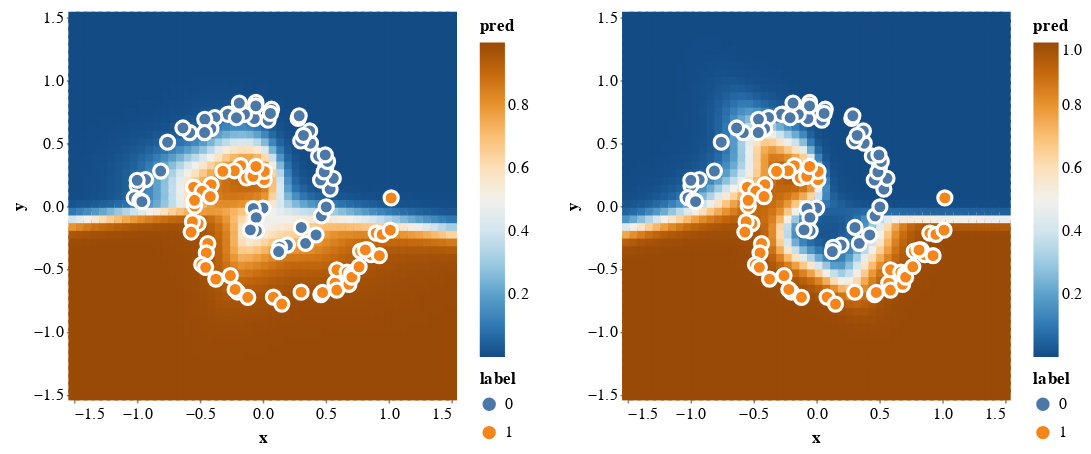

The cell this chart's notebook holds for it:
### Code cell
xs, batched_preds = parallel_all_preds(model_states)
xs = xs[0]
charts = []
for preds in batched_preds:
    data = {'x': xs[:, 0], 'y': xs[:, 1], 'pred': jnp.exp(preds)[:, 1]}
    df = pd.DataFrame(data)
    bootstrap_pred_chart = alt.Chart(df, width=240, height=240).mark_square(size=50, opacity=1).encode(
        x=spirals_x_axis,
        y=spirals_y_axis,
        color=alt.Color('pred', scale=alt.Scale(scheme='blueorange')),
    )
    chart = bootstrap_pred_chart + spiral_chart
    charts.append(chart)
chart = alt.hconcat(*charts[:2])
chart.save('cootstrap_mlp_pred.html')

#more varied
chart

### Figure 1 — Vega-Lite specification as saved in the notebook (floating-point values rounded to 4 significant figures; data arrays with more than 128 entries replaced by an {"elided": "..."} marker saying what was removed)
{"config": {"view": {"continuousWidth": 400, "continuousHeight": 300}}, "hconcat": [{"layer": [{"data": {"name": "data-86bb436b180f6c6f7c8e9be584fe0f4e"}, "mark": {"type": "square", "opacity": 1, "size": 50}, "encoding": {"color": {"type": "quantitative", "field": "pred", "scale": {"scheme": "blueorange"}}, "x": {"type": "quantitative", "field": "x", "scale": {"domain": [-1.5, 1.5], "nice": false}}, "y": {"type": "quantitative", "field": "y", "scale": {"domain": [-1.5, 1.5], "nice": false}}}, "height": 240, "width": 240}, {"data": {"name": "data-5fdea6c1eead105d9c5e9da2514b0009"}, "mark": {"type": "circle", "opacity": 1, "size": 80, "stroke": "white"}, "encoding": {"color": {"type": "nominal", "field": "label"}, "x": {"type": "quantitative", "field": "x", "scale": {"domain": [-1.5, 1.5], "nice": false}}, "y": {"type": "quantitative", "field": "y", "scale": {"domain": [-1.5, 1.5], "nice": false}}}, "height": 300, "width": 350}]}, {"layer": [{"data": {"name": "data-824489ce4c2fe6e5af978e897fbbb08f"}, "mark": {"type": "square", "opacity": 1, "size": 50}, "encoding": {"color": {"type": "quantitative", "field": "pred", "scale": {"scheme": "blueorange"}}, "x": {"type": "quantitative", "field": "x", "scale": {"domain": [-1.5, 1.5], "nice": false}}, "y": {"type": "quantitative", "field": "y", "scale": {"domain": [-1.5, 1.5], "nice": false}}}, "height": 240, "width": 240}, {"data": {"name": "data-5fdea6c1eead105d9c5e9da2514b0009"}, "mark": {"type": "circle", "opacity": 1, "size": 80, "stroke": "white"}, "encoding": {"color": {"type": "nominal", "field": "label"}, "x": {"type": "quantitative", "field": "x", "scale": {"domain": [-1.5, 1.5], "nice": false}}, "y": {"type": "quantitative", "field": "y", "scale": {"domain": [-1.5, 1.5], "nice": false}}}, "height": 300, "width": 350}]}], "$schema": "https://vega.github.io/schema/vega-lite/v4.8.1.json", "datasets": {"data-86bb436b180f6c6f7c8e9be584fe0f4e": {"elided": "2500 records"}, "data-5fdea6c1eead105d9c5e9da2514b0009": [{"x": 0.002378, "y": -0.01577, "label": 0}, {"x": -0.07485, "y": -0.01981, "label": 0}, {"x": -0.05156, "y": -0.0922, "label": 0}, {"x": -0.04986, "y": -0.1976, "label": 0}, {"x": -0.09814, "y": -0.189, "label": 0}, {"x": 0.0122, "y": 0.21, "label": 1}, {"x": 0.01347, "y": 0.275, "label": 1}, {"x": -0.1288, "y": 0.223, "label": 1}, {"x": -0.07715, "y": 0.2363, "label": 1}, {"x": 0.1964, "y": -0.31, "label": 0}, {"x": -0.05356, "y": 0.3146, "label": 1}, {"x": 0.1345, "y": -0.3272, "label": 0}, {"x": -0.1756, "y": 0.3209, "label": 1}, {"x": -0.2253, "y": 0.2804, "label": 1}, {"x": 0.1267, "y": -0.3615, "label": 0}, {"x": -0.3168, "y": 0.2765, "label": 1}, {"x": 0.3067, "y": -0.1701, "label": 0}, {"x": -0.4095, "y": 0.1697, "label": 1}, {"x": 0.3408, "y": -0.2962, "label": 0}, {"x": 0.4665, "y": -0.0786, "label": 0}, {"x": 0.4241, "y": -0.2295, "label": 0}, {"x": -0.5484, "y": 0.1507, "label": 1}, {"x": -0.4816, "y": 0.1175, "label": 1}, {"x": -0.4162, "y": 0.07546, "label": 1}, {"x": 0.5048, "y": -0.006206, "label": 0}, {"x": -0.5412, "y": 0.0002709, "label": 1}, {"x": -0.5418, "y": 0.04577, "label": 1}, {"x": 0.5362, "y": 0.1339, "label": 0}, {"x": 0.5611, "y": 0.2208, "label": 0}, {"x": -0.5123, "y": -0.1393, "label": 1}, {"x": -0.5585, "y": -0.1238, "label": 1}, {"x": -0.5685, "y": -0.2064, "label": 1}, {"x": 0.4598, "y": 0.2069, "label": 0}, {"x": 0.5018, "y": 0.3109, "label": 0}, {"x": -0.436, "y": -0.2974, "label": 1}, {"x": 0.4888, "y": 0.2715, "label": 0}, {"x": 0.5157, "y": 0.3547, "label": 0}, {"x": 0.4447, "y": 0.3967, "label": 0}, {"x": -0.4479, "y": -0.3723, "label": 1}, {"x": -0.4843, "y": -0.4647, "label": 1}, {"x": 0.4972, "y": 0.4066, "label": 0}, {"x": 0.38, "y": 0.4996, "label": 0}, {"x": -0.4533, "y": -0.4871, "label": 1}, {"x": -0.3725, "y": -0.5805, "label": 1}, {"x": 0.3734, "y": 0.5966, "label": 0}, {"x": 0.3023, "y": 0.5173, "label": 0}, {"x": 0.3242, "y": 0.562, "label": 0}, {"x": -0.257, "y": -0.5524, "label": 1}, {"x": 0.2817, "y": 0.6958, "label": 0}, {"x": 0.2899, "y": 0.7171, "label": 0}, {"x": -0.2001, "y": -0.6831, "label": 1}, {"x": -0.2191, "y": -0.6629, "label": 1}, {"x": 0.07056, "y": 0.7696, "label": 0}, {"x": 0.0428, "y": 0.6818, "label": 0}, {"x": -0.1187, "y": -0.7251, "label": 1}, {"x": 0.06157, "y": 0.7361, "label": 0}, {"x": -0.06746, "y": 0.6957, "label": 0}, {"x": -0.05375, "y": 0.8248, "label": 0}, {"x": -0.05446, "y": 0.7961, "label": 0}, {"x": 0.08508, "y": -0.7235, "label": 1}, {"x": -0.1439, "y": 0.7287, "label": 0}, {"x": 0.1517, "y": -0.7787, "label": 1}, {"x": -0.1858, "y": 0.8188, "label": 0}, {"x": -0.2667, "y": 0.7315, "label": 0}, {"x": -0.278, "y": 0.7294, "label": 0}, {"x": -0.2088, "y": 0.7018, "label": 0}, {"x": 0.3055, "y": -0.684, "label": 1}, {"x": -0.38, "y": 0.7038, "label": 0}, {"x": 0.4623, "y": -0.7037, "label": 1}, {"x": -0.4115, "y": 0.6143, "label": 0}, {"x": -0.4601, "y": 0.6895, "label": 0}, {"x": -0.4617, "y": 0.584, "label": 0}, {"x": 0.4757, "y": -0.6862, "label": 1}, {"x": -0.5805, "y": 0.5837, "label": 0}, {"x": 0.575, "y": -0.6117, "label": 1}, {"x": 0.5888, "y": -0.6674, "label": 1}, {"x": -0.634, "y": 0.6206, "label": 0}, {"x": 0.5896, "y": -0.5062, "label": 1}, {"x": 0.6852, "y": -0.622, "label": 1}, {"x": 0.6711, "y": -0.5249, "label": 1}, {"x": 0.7061, "y": -0.5407, "label": 1}, {"x": 0.7091, "y": -0.565, "label": 1}, {"x": -0.7558, "y": 0.5077, "label": 0}, {"x": 0.7661, "y": -0.4826, "label": 1}, {"x": 0.778, "y": -0.3581, "label": 1}, {"x": 0.8319, "y": -0.3471, "label": 1}, {"x": 0.861, "y": -0.3868, "label": 1}, {"x": 0.8159, "y": -0.3484, "label": 1}, {"x": -0.8106, "y": 0.2783, "label": 0}, {"x": 0.9272, "y": -0.3939, "label": 1}, {"x": 0.9017, "y": -0.2149, "label": 1}, {"x": -0.9309, "y": 0.2104, "label": 0}, {"x": 0.9499, "y": -0.2251, "label": 1}, {"x": -0.9969, "y": 0.1631, "label": 0}, {"x": 1.014, "y": -0.1918, "label": 1}, {"x": -0.9976, "y": 0.205, "label": 0}, {"x": -1.02, "y": 0.06625, "label": 0}, {"x": -0.9759, "y": 0.04489, "label": 0}, {"x": -0.9599, "y": 0.03557, "label": 0}, {"x": 1.021, "y": 0.06484, "label": 1}], "data-824489ce4c2fe6e5af978e897fbbb08f": {"elided": "2500 records"}}}
